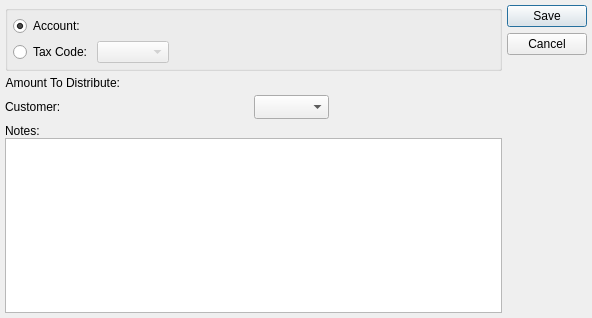
<?xml version="1.0" encoding="UTF-8"?>
<ui version="4.0">
 <comment>This file is part of the xTuple ERP: PostBooks Edition, a free and
open source Enterprise Resource Planning software suite,
Copyright (c) 1999-2018 by OpenMFG LLC, d/b/a xTuple.
It is licensed to you under the Common Public Attribution License
version 1.0, the full text of which (including xTuple-specific Exhibits)
is available at www.xtuple.com/CPAL.  By using this software, you agree
to be bound by its terms.</comment>
 <class>cashReceiptMiscDistrib</class>
 <widget class="QDialog" name="cashReceiptMiscDistrib">
  <property name="geometry">
   <rect>
    <x>0</x>
    <y>0</y>
    <width>592</width>
    <height>318</height>
   </rect>
  </property>
  <property name="windowTitle">
   <string>Miscellaneous Cash Receipt  Distribution</string>
  </property>
  <layout class="QGridLayout" name="gridLayout">
   <item row="0" column="0">
    <layout class="QVBoxLayout">
     <item>
      <widget class="QGroupBox" name="groupBox">
       <property name="title">
        <string/>
       </property>
       <layout class="QGridLayout" name="gridLayout_2">
        <item row="0" column="0">
         <widget class="QRadioButton" name="_accountSelected">
          <property name="text">
           <string>Account:</string>
          </property>
          <property name="checked">
           <bool>true</bool>
          </property>
         </widget>
        </item>
        <item row="1" column="0">
         <widget class="QRadioButton" name="_taxCodeSelected">
          <property name="text">
           <string>Tax Code:</string>
          </property>
         </widget>
        </item>
        <item row="1" column="1">
         <layout class="QHBoxLayout" name="horizontalLayout">
          <item>
           <widget class="XComboBox" name="_taxCode">
            <property name="allowNull">
             <bool>true</bool>
            </property>
            <property name="enabled">
             <bool>false</bool>
            </property>
            <property name="type">
             <enum>XComboBox::TaxCodes</enum>
            </property>
           </widget>
          </item>
          <item>
           <spacer name="horizontalSpacer">
            <property name="orientation">
             <enum>Qt::Horizontal</enum>
            </property>
            <property name="sizeHint" stdset="0">
             <size>
              <width>40</width>
              <height>20</height>
             </size>
            </property>
           </spacer>
          </item>
         </layout>
        </item>
        <item row="0" column="1">
         <widget class="GLCluster" name="_account">
          <property name="focusPolicy">
           <enum>Qt::StrongFocus</enum>
          </property>
         </widget>
        </item>
       </layout>
      </widget>
     </item>
     <item>
      <layout class="QHBoxLayout">
       <item>
        <widget class="QLabel" name="_amountLit">
         <property name="text">
          <string>Amount To Distribute:</string>
         </property>
         <property name="alignment">
          <set>Qt::AlignRight|Qt::AlignTrailing|Qt::AlignVCenter</set>
         </property>
        </widget>
       </item>
       <item>
        <widget class="CurrCluster" name="_amount">
         <property name="allowNegative">
          <bool>true</bool>
         </property>
         <property name="currencyEditable" stdset="0">
          <bool>false</bool>
         </property>
        </widget>
       </item>
       <item>
        <spacer>
         <property name="orientation">
          <enum>Qt::Horizontal</enum>
         </property>
         <property name="sizeType">
          <enum>QSizePolicy::Expanding</enum>
         </property>
         <property name="sizeHint" stdset="0">
          <size>
           <width>20</width>
           <height>0</height>
          </size>
         </property>
        </spacer>
       </item>
      </layout>
     </item>
     <item>
      <layout class="QHBoxLayout" name="horizontalLayout_3">
       <property name="spacing">
        <number>1</number>
       </property>
       <item>
        <widget class="XLabel" name="_custSelLit">
         <property name="text">
          <string>Customer:</string>
         </property>
         <property name="buddy">
          <cstring>_custSelector</cstring>
         </property>
        </widget>
       </item>
       <item alignment="Qt::AlignLeft">
        <widget class="XComboBox" name="_custSelector">
         <property name="minimumSize">
          <size>
           <width>75</width>
           <height>24</height>
          </size>
         </property>
        </widget>
       </item>
      </layout>
     </item>
     <item>
      <layout class="QVBoxLayout">
       <property name="spacing">
        <number>0</number>
       </property>
       <item>
        <widget class="QLabel" name="_notesLit">
         <property name="text">
          <string>Notes:</string>
         </property>
         <property name="alignment">
          <set>Qt::AlignVCenter</set>
         </property>
        </widget>
       </item>
       <item>
        <widget class="XTextEdit" name="_notes"/>
       </item>
      </layout>
     </item>
    </layout>
   </item>
   <item row="0" column="1">
    <widget class="QDialogButtonBox" name="_buttonBox">
     <property name="orientation">
      <enum>Qt::Vertical</enum>
     </property>
     <property name="standardButtons">
      <set>QDialogButtonBox::Cancel|QDialogButtonBox::Save</set>
     </property>
    </widget>
   </item>
  </layout>
 </widget>
 <layoutdefault spacing="5" margin="5"/>
 <customwidgets>
  <customwidget>
   <class>CurrCluster</class>
   <extends>CurrDisplay</extends>
   <header>currcluster.h</header>
   <container>1</container>
  </customwidget>
  <customwidget>
   <class>CurrDisplay</class>
   <extends>QWidget</extends>
   <header>currcluster.h</header>
  </customwidget>
  <customwidget>
   <class>GLCluster</class>
   <extends>QWidget</extends>
   <header>glcluster.h</header>
  </customwidget>
  <customwidget>
   <class>XComboBox</class>
   <extends>QComboBox</extends>
   <header>xcombobox.h</header>
  </customwidget>
  <customwidget>
   <class>XLabel</class>
   <extends>QLabel</extends>
   <header>xlabel.h</header>
  </customwidget>
  <customwidget>
   <class>XTextEdit</class>
   <extends>QTextEdit</extends>
   <header>xtextedit.h</header>
  </customwidget>
 </customwidgets>
 <tabstops>
  <tabstop>_accountSelected</tabstop>
  <tabstop>_account</tabstop>
  <tabstop>_taxCodeSelected</tabstop>
  <tabstop>_taxCode</tabstop>
  <tabstop>_amount</tabstop>
  <tabstop>_notes</tabstop>
 </tabstops>
 <includes>
  <include location="global">parameter.h</include>
 </includes>
 <resources/>
 <connections>
  <connection>
   <sender>_accountSelected</sender>
   <signal>toggled(bool)</signal>
   <receiver>_account</receiver>
   <slot>setEnabled(bool)</slot>
  </connection>
  <connection>
   <sender>_taxCodeSelected</sender>
   <signal>toggled(bool)</signal>
   <receiver>_taxCode</receiver>
   <slot>setEnabled(bool)</slot>
  </connection>
 </connections>
</ui>
